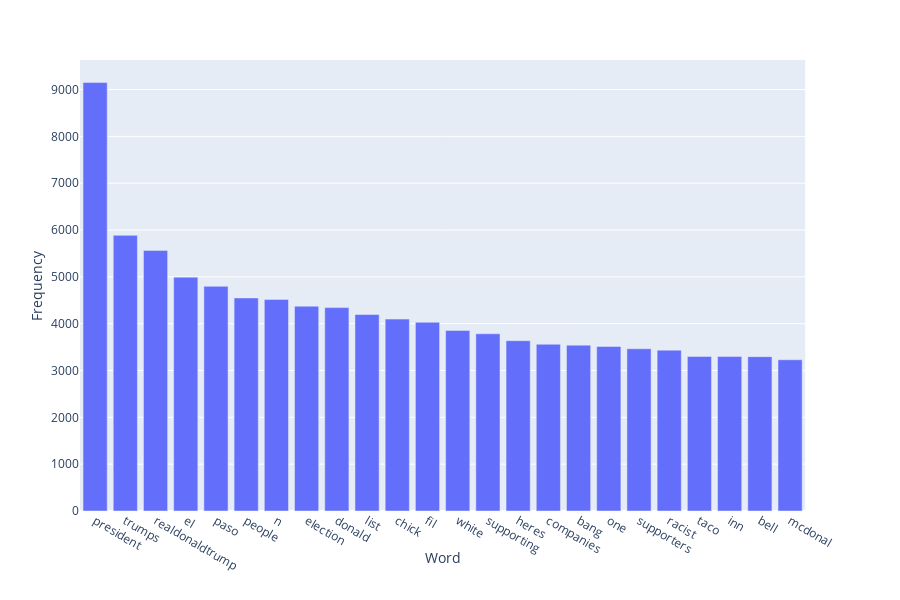

Notebook code for this chart:
### Code cell
import re
import nltk
# nltk.download('punkt')
# nltk.download('stopwords')
from nltk.probability import FreqDist
from nltk.tokenize import word_tokenize
from nltk.corpus import stopwords

db_connection = mysql.connector.connect(
    host="localhost",
    user="root",
    passwd="password",
    database="TwitterDB",
    charset = 'utf8'
)
query = "SELECT id_str, text, created_at, polarity, user_location FROM {}  ".format(settings.TABLE_NAME)
df = pd.read_sql(query, con=db_connection)
# UTC for date time at default
df['created_at'] = pd.to_datetime(df['created_at'])
# 
'''
text = df.loc[:,['text']]
text['text'] = text['text'].str.replace('[^a-zA-Z]', ' ')
text['text'] = text['text'].str.replace('RT ', ' ')
text['text'] = text['text'].str.lower()
text['char_counts'] = text['text'].str.len()
text['word_counts'] = text['text'].str.split().str.len()
text['avg_word_len'] = text['char_counts'] / text['word_counts']
'''

content = ' '.join(df["text"])
content = re.sub(r"http\S+", "", content)
content = content.replace('RT ', ' ').replace('&amp;', 'and')
content = re.sub('[^A-Za-z0-9]+', ' ', content)
content = content.lower()

tokenized_word = word_tokenize(content)
stop_words=set(stopwords.words("english"))
filtered_sent=[]
for w in tokenized_word:
    if w not in stop_words:
        filtered_sent.append(w)
#print("Filterd Sentence:",filtered_sent)

fdist = FreqDist(filtered_sent)
fd = pd.DataFrame(fdist.most_common(25), columns = ["Word","Frequency"]).drop([0]).reindex()
# Plot Bar chart
fig = px.bar(fd, x="Word", y="Frequency")
fig.show()

### Figure 1 — Plotly figure (JSON) as saved in the notebook; plotly's stock layout.template omitted (floating-point values rounded to 4 significant figures)
{"data": [{"alignmentgroup": "True", "hoverlabel": {"namelength": 0}, "hovertemplate": "Word=%{x}<br>Frequency=%{y}", "legendgroup": "", "marker": {"color": "#636efa"}, "name": "", "offsetgroup": "", "orientation": "v", "showlegend": false, "textposition": "auto", "type": "bar", "x": ["president", "trumps", "realdonaldtrump", "el", "paso", "people", "n", "election", "donald", "list", "chick", "fil", "white", "supporting", "heres", "companies", "bang", "one", "supporters", "racist", "taco", "inn", "bell", "mcdonal"], "xaxis": "x", "y": [9149, 5886, 5565, 4994, 4798, 4550, 4518, 4373, 4343, 4196, 4098, 4030, 3856, 3785, 3637, 3561, 3541, 3514, 3464, 3435, 3299, 3298, 3296, 3230], "yaxis": "y"}], "layout": {"barmode": "relative", "height": 600, "legend": {"tracegroupgap": 0}, "margin": {"t": 60}, "xaxis": {"anchor": "y", "domain": [0, 0.98], "title": {"text": "Word"}}, "yaxis": {"anchor": "x", "domain": [0, 1], "title": {"text": "Frequency"}}}}
